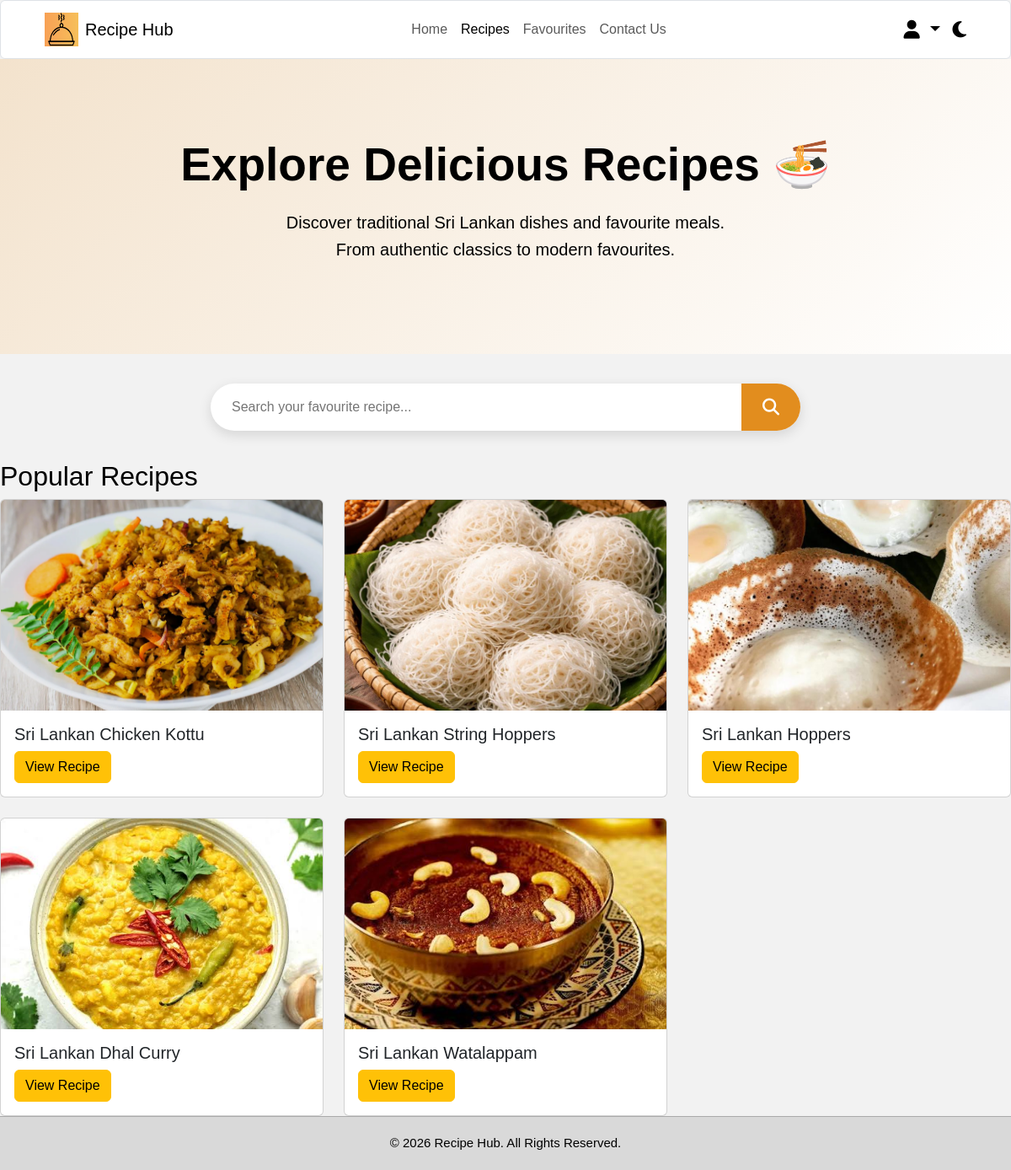
Page /Recipes.php (signed in) on the committed database.
### tables this page shows
CREATE TABLE `recipes` (
  `id` int(11) NOT NULL,
  `recipe_key` varchar(100) DEFAULT NULL,
  `title` varchar(255) NOT NULL,
  `description` text DEFAULT NULL,
  `image` varchar(255) DEFAULT NULL,
  `ingredients` text NOT NULL,
  `instructions` text NOT NULL,
  `prep_time` varchar(50) DEFAULT NULL,
  `cook_time` varchar(50) DEFAULT NULL,
  `total_time` varchar(50) DEFAULT NULL,
  `servings` varchar(50) DEFAULT NULL,
  `user_id` int(11) DEFAULT NULL
);

### Recipes.php (the view, shortened to what this page needs)
<?php
include "includes/db.php";
$sql = "SELECT id, recipe_key, title, description, image, ingredients, instructions
        FROM recipes
        WHERE recipe_key IN (
            'chickenkottu',
            'stringhoppers',
            'hoppers',
            'ambulthiyal',
            'ambulthiyal2',
            'dhal',
            'watalappan'
        )
        ORDER BY id ASC";
$stmt = $conn->prepare($sql);
$stmt->execute();
$recipes = $stmt->fetchAll(PDO::FETCH_ASSOC);
?>
<!DOCTYPE html>
<html lang="en">
<head>
<link href="https://cdn.jsdelivr.net/npm/bootstrap@5.3.3/dist/css/bootstrap.min.css"
      rel="stylesheet">
<link rel="stylesheet"
      href="https://cdnjs.cloudflare.com/ajax/libs/font-awesome/6.5.0/css/all.min.css">
<link rel="stylesheet"
      href="css/style.css">
</head>
<body>
<header>
<nav class="navbar navbar-expand-lg bg-white border rounded">
<div class="container-fluid">
    <a class="navbar-brand d-flex align-items-center"
       href="home.php">
        <img src="Images/Logo/Recipe_Hub_logo.png"
             width="40"
             height="40"
             class="me-2">
        <span>
            Recipe Hub
        </span>
    </a>
    <div class="collapse navbar-collapse"
         id="navbarMenu">
        <ul class="navbar-nav mx-auto">
            <li class="nav-item">
                <a class="nav-link"
                   href="home.php">
                    Home
                </a>
            </li>
            <li class="nav-item">
                <a class="nav-link active"
                   href="recipes.php">
                    Recipes
                </a>
            </li>
            <li class="nav-item">
                <a class="nav-link"
                   href="favourites.php">
                    Favourites
                </a>
            </li>
            <li class="nav-item">
                <a class="nav-link"
                   href="Contacts.php">
                    Contact Us
                </a>
            </li>
        </ul>
        <div class="dropdown">
            <a href="#"
               class="user-icon dropdown-toggle"
               data-bs-toggle="dropdown"
               aria-expanded="false">
                <i class="fa-solid fa-user"></i>
            </a>
        </div>
        <i class="fa-solid fa-moon mode-icon"></i>
    </div>
</div>
</nav>
</header>
<section class="recipes-banner">
<div class="banner-content">
    <h1>
        Explore Delicious Recipes 🍜
    </h1>
    <p>
        Discover traditional Sri Lankan dishes and favourite meals.
        <br>
        From authentic classics to modern favourites.
    </p>
</div>
</section>
<section class="recipe-search">
<div class="search-container">
    <input
        type="text"
        id="recipeSearch"
        placeholder="Search your favourite recipe...">
    <button>
        <i class="fa-solid fa-magnifying-glass"></i>
    </button>
</div>
</section>
<section class="all-recipes">
<h2>
    Popular Recipes
</h2>
<div class="row row-cols-1 row-cols-md-3 g-4">
    <?php foreach ($recipes as $recipe): ?>
<div class="col recipe-card">
    <div class="card h-100">
    <img
        src="<?php echo htmlspecialchars($recipe["image"]); ?>"
        class="card-img-top"
        alt="<?php echo htmlspecialchars($recipe["title"]); ?>">
    <div class="card-body">
        <h5 class="card-title recipe-name">
            <?php echo htmlspecialchars($recipe["title"]); ?>
        </h5>
        <a href="recipe-details.php?recipe=<?php echo urlencode($recipe["recipe_key"]); ?>"
            class="btn btn-warning">
            View Recipe
        </a>
    </div>
</div>
</div>
<?php endforeach; ?>
</div>
</section>
<footer>
© 2026 Recipe Hub. All Rights Reserved.
</footer>
</body>
</html>

### css/Style.css (style rules this page uses)
* { margin:0; padding:0; box-sizing:border-box; font-family:Arial, Helvetica, sans-serif; }
body { background:#f2f2f2; min-height:100vh; color:black; display:flex; flex-direction:column; }
footer { margin-top:auto; }
body { background:#f2f2f2; min-height:100vh; color:black; }
img { max-width:100%; }
a { text-decoration:none; }
header .navbar { height:70px; padding:8px 40px; background:white; border:1px solid #ddd; border-radius:10px; }
.user-icon, .mode-icon { font-size:22px; cursor:pointer; transition:0.3s; margin-left:15px; }
.card-img-top { height:250px; object-fit:cover; }
.recipe-card, .category-card, .category-box, .card { transition:all 0.3s ease; cursor:pointer; }
footer { width:100%; background:#D9D9D9; color:black; text-align:center; padding:20px; border-top:1px solid #aaa; font-size:15px; }
.recipes-banner { height:350px; display:flex; justify-content:center; align-items:center; text-align:center; background: linear-gradient( 135deg, #f8a53833, #ffffff); background-size:cover; background-position:center; }
.banner-content { color:black; }
.banner-content h1 { font-size:55px; font-weight:bold; margin-bottom:20px; }
.banner-content p { font-size:20px; line-height:1.6; }
.recipe-search { padding:35px 0; display:flex; justify-content:center; }
.search-container { width:700px; max-width:90%; display:flex; align-items:center; background:white; border-radius:40px; overflow:hidden; box-shadow:0 5px 15px rgba(0,0,0,0.12); }
.search-container input { flex:1; border:none; outline:none; padding:16px 25px; font-size:16px; background:transparent; }
.search-container button { width:70px; border:none; background:#E28D1E; color:white; cursor:pointer; font-size:20px; height:56px; transition:0.3s; }
.dropdown .user-icon { color:black; font-size:22px; cursor:pointer; text-decoration:none; }

### rows in the picture
recipes: image (picture), title "Sri Lankan Chicken Kottu"
recipes: image (picture), title "Sri Lankan String Hoppers"
recipes: image (picture), title "Sri Lankan Hoppers"
recipes: image (picture), title "Sri Lankan Dhal Curry"
recipes: image (picture), title "Sri Lankan Watalappam"
